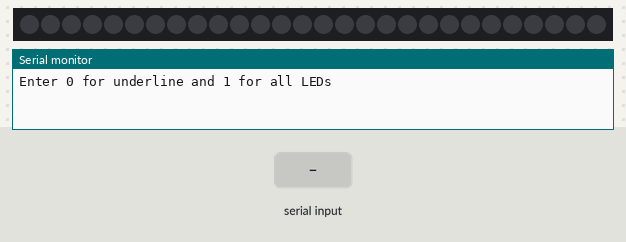
Simulated run of this sketch. Board: Arduino Uno, built with avr-gcc and run on an emulated ATmega328P. Shown: 28 RGB LEDs in strip order, left to right, the last lines printed to the serial monitor. The test bench sets the inputs (shaded band).

Above: at 1.2 s.
1.3 s: "0\n" received over Serial
At 2.1 s:
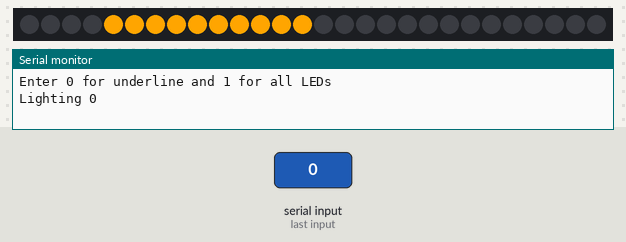
2.8 s: "1\n" received over Serial
At 3.4 s:
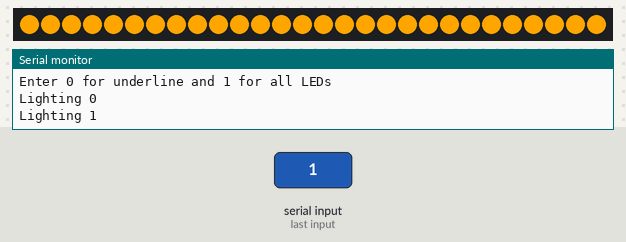
Timing chart, 0 to 5.8 s (numbered marks = the images above; inputs shaded):
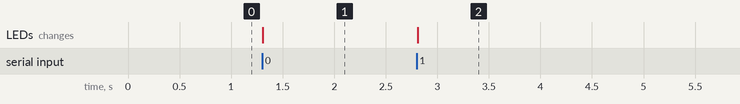

Measured:
- after the input at 1.3 s, the LEDs: change at once (image 1)
- after the input at 2.8 s, the LEDs: change at once (image 2)

The sketch:

sketch_apr2a.ino
```cpp
#include <FastLED.h>

// Define the number of LEDs in your strip
#define NUM_LEDS 28      // Adjusted to match your strip length
#define LED_PIN 8        // The pin your LED strip is connected to
#define HEIGHT 10
#define WIDTH 4

// Create an array for the LEDs
CRGB leds[NUM_LEDS];

void setup() {
  // Initialize serial communication
  Serial.begin(9600);
  Serial.println("Enter 0 for underline and 1 for all LEDs");

  // Initialize the LED strip - WS2812B is common, but adjust if needed
  FastLED.addLeds<WS2812B, LED_PIN, GRB>(leds, NUM_LEDS);

  // Turn all LEDs off at startup
  allOff();
}

void loop() {
  // Check if data is available to read from Serial
  if (Serial.available() > 0) {
    // Read the incoming byte
    int num = Serial.parseInt();

    // Clear any remaining characters
    while(Serial.available() > 0) {
      Serial.read();
    }

    // Validate input
    if(num == 0 || num == 1) {
      // Turn all LEDs off first
      allOff();

      // Light up the selected group with orange color
      lightGroup(num, CRGB(255, 165, 0)); // Orange color (RGB: 255, 165, 0)

      Serial.println("Lighting " + String(num));
    } else {
      Serial.println("Invalid number. Enter a value between 0 and 1");
    }

    // Show the updated LED colors
    FastLED.show();
  }

  // Small delay to prevent excessive looping
  delay(50);
}

// Function to turn off all LEDs
void allOff() {
  for(int i = 0; i < NUM_LEDS; i++) {
    leds[i] = CRGB::Black; // Black (off)
  }
  FastLED.show();
}

void lightGroup(int groupNum, CRGB color) {
  // if group num = all LEDS
  int startLED = groupNum ? 0 : WIDTH;
  int endLED = groupNum ? NUM_LEDS : WIDTH + HEIGHT;

  for(int i = startLED; i < endLED; i++) {
    leds[i] = color;
  }
}
```
